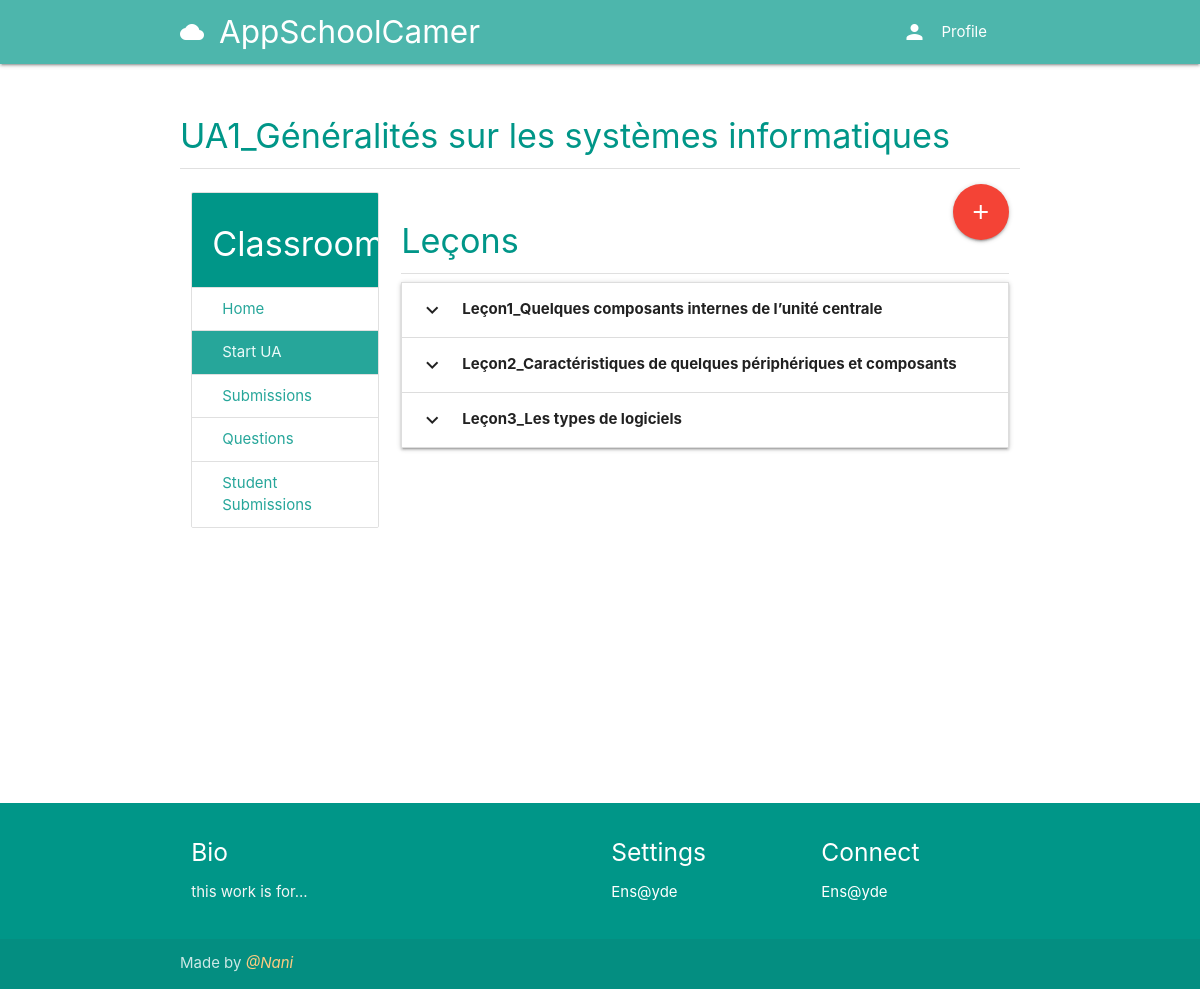
Screenshot of /course/e3a2a62b-95ac-4728-9878-0789d56fcc8a/modules (signed in) with the database file from the repository.
### classroom/models.py (models this page shows, shortened)
class Course(models.Model):
	id = models.UUIDField(primary_key=True, default=uuid.uuid4, editable=False)
	picture = models.ImageField(upload_to=user_directory_path)
	title = models.CharField(max_length=200)
	description = models.CharField(max_length=300)
	category = models.ForeignKey(Category, on_delete=models.CASCADE)
	syllabus = RichTextField()
	user = models.ForeignKey(User, on_delete=models.CASCADE, related_name='course_owner')
	enrolled = models.ManyToManyField(User)
	modules = models.ManyToManyField(Module)
	questions = models.ManyToManyField(Question)

### module/models.py (models this page shows, shortened)
class Module(models.Model):
	title = models.CharField(max_length=150)
	user = models.ForeignKey(User, on_delete=models.CASCADE, related_name='module_owner')
	hours = models.PositiveIntegerField()
	pages = models.ManyToManyField(Page)
	quizzes = models.ManyToManyField(Quizzes)
	assignments = models.ManyToManyField(Assignment)

### module/views.py (the view)
# urls.py: path('<course_id>/modules', CourseModules, name='modules'),
def CourseModules(request, course_id):
	user = request.user
	course = get_object_or_404(Course, id=course_id)
	page_completions = Completion.objects.filter(user=user, course=course).values_list('page__pk', flat=True)
	quiz_completions = Completion.objects.filter(user=user, course=course).values_list('quiz__pk', flat=True)
	assignment_completions = Completion.objects.filter(user=user, course=course).values_list('assignment__pk', flat=True)
	teacher_mode = False
	if user == course.user:
		teacher_mode = True
	context = {
		'teacher_mode': teacher_mode,
		'course': course,
		'page_completions': page_completions,
		'quiz_completions': quiz_completions,
		'assignment_completions': assignment_completions,
	}
	return render(request, 'module/modules.html', context)

### authy/views.py (called while the page is built)
def SideNavInfo(request):
	user = request.user
	nav_profile = None
	if user.is_authenticated:
		nav_profile = Profile.objects.get(user=user)
	return {'nav_profile': nav_profile}

### direct/views.py (called while the page is built)
def CheckDirects(request):
    directs_count = 0
    if request.user.is_authenticated:
        directs_count = Message.objects.filter(user=request.user, is_read=False).count()
    return {'directs_count': directs_count}

### student_portal/templates/module/modules.html (shortened to what this page needs)
{% extends 'base.html' %}
{% load static %}
{% block content %}
<div class="section">
	<h4 class="teal-text" >{{ course.title }}</h4>
	<div class="divider"></div>
</div>
<div class="row">
    <div class="col s3">
        <ul class="collection with-header">
            <li class="collection-header teal white-text"><h4>Classroom</h4></li>
            <a href="{% url 'course' course.id %}" class="collection-item">Home</a>
            {% if user.profile.user_type == 'teacher' or user.is_superuser or user.profile.user_type == 'student' %}
            <a href="{% url 'modules' course.id %}" class="collection-item active">Start UA</a>
            <a href="{% url 'submissions' course.id %}" class="collection-item">Submissions</a>
            <a href="{% url 'questions' course.id %}" class="collection-item">Questions</a>
            {% endif %}
            {% if user.profile.user_type == 'teacher' or user.is_superuser or user.profile.user_type == 'parent' %}
            <a href="{% url 'student-submissions' course.id %}" class="collection-item">Student Submissions</a>
            {% endif %}
        </ul>
    </div>
<div class="col s9">
  {% if teacher_mode == True  or user.is_superuser == True %}
    <a href="{% url 'new-module' course.id %}" class="btn-floating btn-large waves-effect waves-light red right"><i class="material-icons">add</i></a>
  {% endif %}
  <div class="section">
      <H4 class="teal-text">Leçons</H4>
    <div class="divider"></div>
    <ul class="collapsible">
      {% for module in course.modules.all %}
      <li>
        <div class="collapsible-header"><i class="material-icons">expand_more</i><b>{{ module.title }}</b></div>
      </li>
      {% endfor %}
    </ul>
  </div>
</div>
</div>
{% endblock %}

### rows the page displays
Course: title "UA1_Généralités sur les systèmes informatiques"
Module: title "Leçon1_Quelques composants internes de l’unité centrale"
Module: title "Leçon2_Caractéristiques de quelques périphériques et composants"
Module: title "Leçon3_Les types de logiciels"
